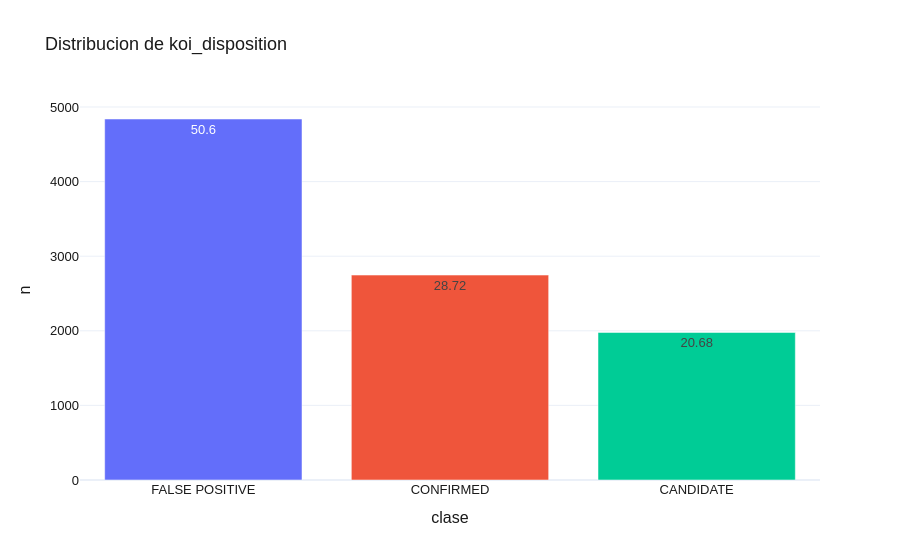

Write notebook code for a chart like this one.
### Code cell
distribucion_clases = (
    kepler["koi_disposition"]
    .value_counts(dropna=False)
    .rename_axis("clase")
    .reset_index(name="n")
)
distribucion_clases["pct"] = (distribucion_clases["n"] / distribucion_clases["n"].sum() * 100).round(2)

display(distribucion_clases)

fig = px.bar(
    distribucion_clases,
    x="clase",
    y="n",
    text="pct",
    title="Distribucion de koi_disposition",
    template=PLOTLY_TEMPLATE,
    color="clase",
)
fig.update_layout(font=PLOTLY_FONT, showlegend=False)
fig.show()

### Figure 1 — Plotly figure (JSON) as saved in the notebook; plotly's stock layout.template omitted (floating-point values rounded to 4 significant figures)
{"data": [{"hovertemplate": "clase=%{x}<br>n=%{y}<br>pct=%{text}<extra></extra>", "legendgroup": "FALSE POSITIVE", "marker": {"color": "#636efa", "pattern": {"shape": ""}}, "name": "FALSE POSITIVE", "orientation": "v", "showlegend": true, "text": [50.6], "textposition": "auto", "type": "bar", "x": ["FALSE POSITIVE"], "xaxis": "x", "y": [4839], "yaxis": "y"}, {"hovertemplate": "clase=%{x}<br>n=%{y}<br>pct=%{text}<extra></extra>", "legendgroup": "CONFIRMED", "marker": {"color": "#EF553B", "pattern": {"shape": ""}}, "name": "CONFIRMED", "orientation": "v", "showlegend": true, "text": [28.72], "textposition": "auto", "type": "bar", "x": ["CONFIRMED"], "xaxis": "x", "y": [2747], "yaxis": "y"}, {"hovertemplate": "clase=%{x}<br>n=%{y}<br>pct=%{text}<extra></extra>", "legendgroup": "CANDIDATE", "marker": {"color": "#00cc96", "pattern": {"shape": ""}}, "name": "CANDIDATE", "orientation": "v", "showlegend": true, "text": [20.68], "textposition": "auto", "type": "bar", "x": ["CANDIDATE"], "xaxis": "x", "y": [1978], "yaxis": "y"}], "layout": {"barmode": "relative", "font": {"color": "#1A1A1A", "family": "Helvetica, Arial, sans-serif", "size": 13}, "legend": {"title": {"text": "clase"}, "tracegroupgap": 0}, "showlegend": false, "title": {"text": "Distribucion de koi_disposition"}, "xaxis": {"anchor": "y", "categoryarray": ["FALSE POSITIVE", "CONFIRMED", "CANDIDATE"], "categoryorder": "array", "domain": [0, 1], "title": {"text": "clase"}}, "yaxis": {"anchor": "x", "domain": [0, 1], "title": {"text": "n"}}}}
